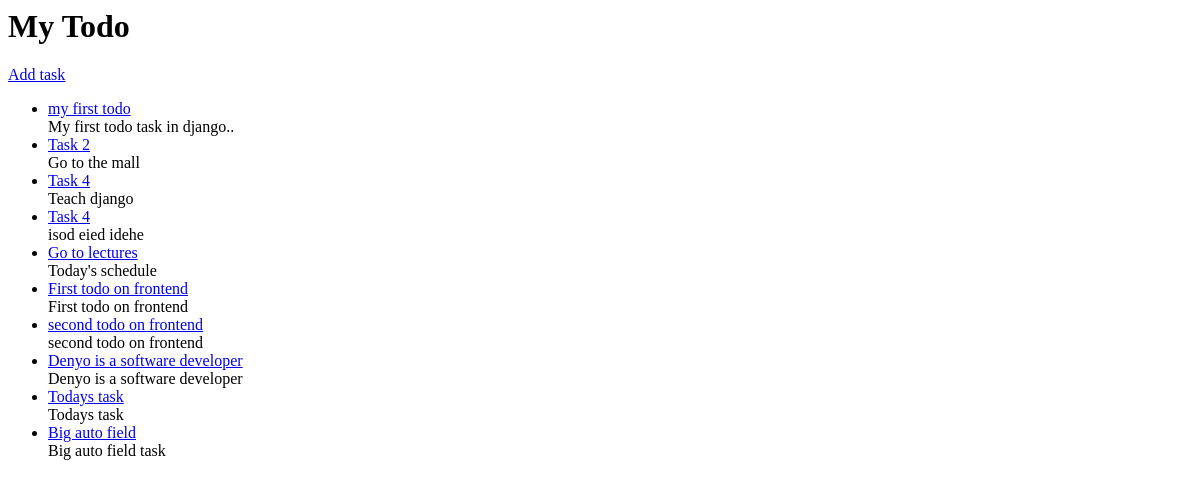
Before: / with the older database file.
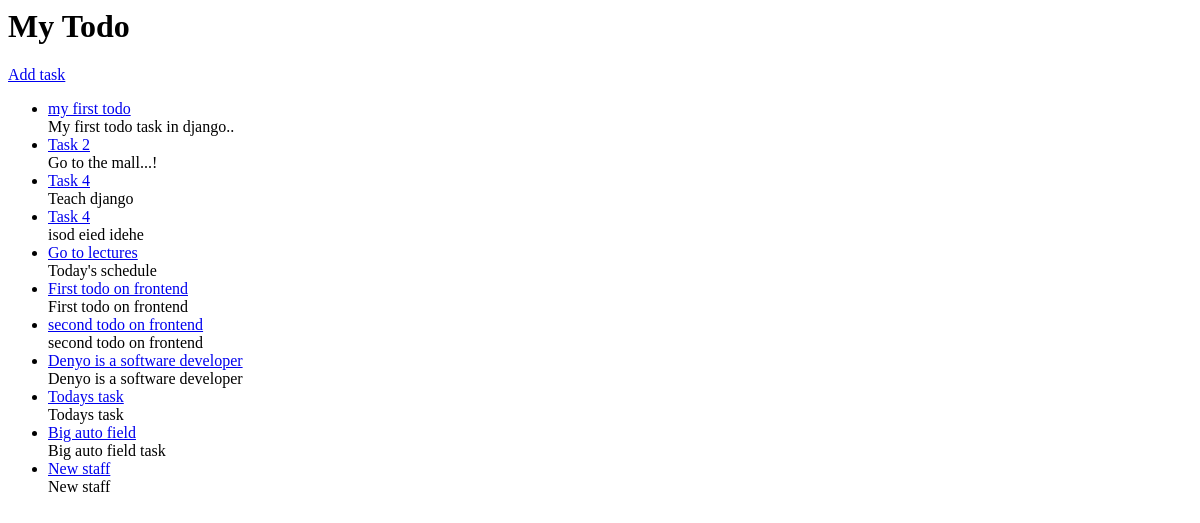
After: the same page with the newer database file.
### todo/models.py (models this page shows, shortened)
class Task(models.Model):
    title = models.CharField(max_length=50)
    description = models.TextField()
    start_date = models.DateTimeField(default=timezone.now)
    end_date = models.DateTimeField(default=timezone.now)

### todo/views.py (the view)
# urls.py: path('', TaskList.as_view(), name='tasks'),
class TaskList(ListView):
    model = Task
    template_name = "todo/task_list.html"
    context_object_name = "tasks"

### templates/todo/task_list.html
<h1>My Todo</h1>
<div>
    <a href="{% url 'create_task' %}">Add task</a>
</div>
<ul>
    {% for task in tasks %}
    <li>
        <a href="{% url 'task' task.pk %}">{{task.title}}</a>
        <br>
        {{task.description}}
    </li>
    {% endfor %}
</ul>

Changed rows visible on the page:
changed Task "Task 2": description "Go to the mall" → "Go to the mall...!"
added Task: title "New staff", description "New staff"
